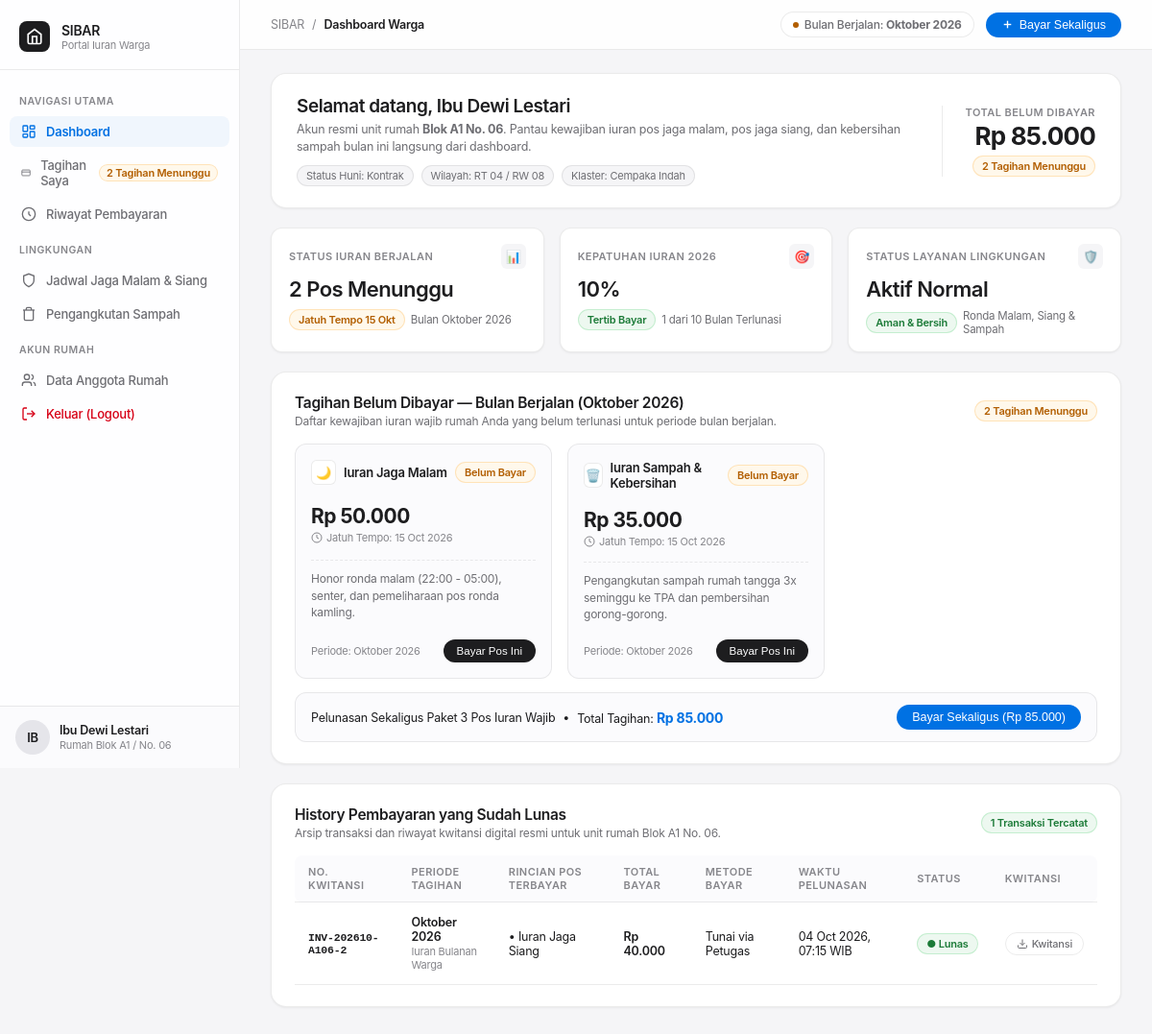
The app's page /dashboard.php (signed in) with its own data.
### tables this page shows
CREATE TABLE IF NOT EXISTS `users` (
  `id` INT AUTO_INCREMENT PRIMARY KEY,
  `house_id` INT NULL,
  `username` VARCHAR(50) NOT NULL UNIQUE,
  `password_hash` VARCHAR(255) NOT NULL,
  `full_name` VARCHAR(100) NOT NULL,
  `phone` VARCHAR(20) NOT NULL,
  `role` ENUM('warga', 'satpam_siang', 'satpam_malam', 'sampah', 'super_admin') DEFAULT 'warga',
  `created_at` TIMESTAMP DEFAULT CURRENT_TIMESTAMP,
  FOREIGN KEY (`house_id`) REFERENCES `houses`(`id`) ON DELETE SET NULL
);

CREATE TABLE IF NOT EXISTS `houses` (
  `id` INT AUTO_INCREMENT PRIMARY KEY,
  `block` VARCHAR(10) NOT NULL,
  `number` VARCHAR(10) NOT NULL,
  `address` VARCHAR(255) NOT NULL,
  `lane` VARCHAR(100) DEFAULT 'Jalur Utama',
  `status_huni` ENUM('tetap', 'kontrak') DEFAULT 'tetap',
  `created_at` TIMESTAMP DEFAULT CURRENT_TIMESTAMP,
  UNIQUE KEY `uk_house` (`block`, `number`)
);

CREATE TABLE IF NOT EXISTS `bills` (
  `id` INT AUTO_INCREMENT PRIMARY KEY,
  `house_id` INT NOT NULL,
  `fee_type_id` INT NOT NULL,
  `period_year` INT NOT NULL,
  `period_month` INT NOT NULL,
  `amount` DECIMAL(12, 2) NOT NULL,
  `status` ENUM('unpaid', 'paid') DEFAULT 'unpaid',
  `due_date` DATE NOT NULL,
  `created_at` TIMESTAMP DEFAULT CURRENT_TIMESTAMP,
  FOREIGN KEY (`house_id`) REFERENCES `houses`(`id`) ON DELETE CASCADE,
  FOREIGN KEY (`fee_type_id`) REFERENCES `fee_types`(`id`) ON DELETE CASCADE,
  UNIQUE KEY `uk_house_fee_period` (`house_id`, `fee_type_id`, `period_year`, `period_month`)
);

CREATE TABLE IF NOT EXISTS `fee_types` (
  `id` INT AUTO_INCREMENT PRIMARY KEY,
  `code` VARCHAR(50) NOT NULL UNIQUE,
  `name` VARCHAR(100) NOT NULL,
  `amount` DECIMAL(12, 2) NOT NULL,
  `icon` VARCHAR(10) DEFAULT '💰',
  `description` TEXT,
  `created_at` TIMESTAMP DEFAULT CURRENT_TIMESTAMP
);

CREATE TABLE IF NOT EXISTS `payments` (
  `id` INT AUTO_INCREMENT PRIMARY KEY,
  `bill_id` INT NOT NULL,
  `receipt_no` VARCHAR(60) NOT NULL UNIQUE,
  `amount_paid` DECIMAL(12, 2) NOT NULL,
  `payment_method` VARCHAR(50) NOT NULL,
  `paid_at` TIMESTAMP DEFAULT CURRENT_TIMESTAMP,
  FOREIGN KEY (`bill_id`) REFERENCES `bills`(`id`) ON DELETE CASCADE
);

### dashboard.php (the view, shortened to what the rows shown need)
<?php
require_once __DIR__ . '/config/database.php';
require_once __DIR__ . '/config/auth.php';
$user = requireAuth();
$db = getDB();
$currentYear = 2026;
$currentMonth = 10;
$monthNames = [
    1 => 'Januari', 2 => 'Februari', 3 => 'Maret', 4 => 'April',
    5 => 'Mei', 6 => 'Juni', 7 => 'Juli', 8 => 'Agustus',
    9 => 'September', 10 => 'Oktober', 11 => 'November', 12 => 'Desember'
];
$periodLabel = ($monthNames[$currentMonth] ?? 'Oktober') . ' ' . $currentYear;
$stmtUnpaid = $db->prepare("
    SELECT b.id AS bill_id, b.amount, b.due_date, b.status,
           f.id AS fee_type_id, f.code, f.name AS fee_name, f.icon, f.description
    FROM bills b
    JOIN fee_types f ON f.id = b.fee_type_id
    WHERE b.house_id = :house_id
      AND b.period_year = :year
      AND b.period_month = :month
      AND b.status = 'unpaid'
    ORDER BY f.id ASC
");
$stmtUnpaid->execute([
    ':house_id' => $user['house_id'],
    ':year' => $currentYear,
    ':month' => $currentMonth
]);
$unpaidBills = $stmtUnpaid->fetchAll();
$unpaidCount = count($unpaidBills);
$stmtHistory = $db->prepare("
    SELECT p.id AS payment_id, p.receipt_no, p.amount_paid, p.payment_method, p.paid_at,
           b.period_month, b.period_year,
           f.name AS fee_name, f.code
    FROM payments p
    JOIN bills b ON b.id = p.bill_id
    JOIN fee_types f ON f.id = b.fee_type_id
    WHERE b.house_id = :house_id
    ORDER BY p.paid_at DESC
");
$stmtHistory->execute([':house_id' => $user['house_id']]);
$historyRows = $stmtHistory->fetchAll();
?>
<!DOCTYPE html>
<html lang="id">
<head>
  <link rel="stylesheet" href="assets/css/style.css">
</head>
<body>
<div class="app-container">
  <aside class="sidebar">
    <div class="brand-section">
      <div class="brand-text">
        <h1>SIBAR</h1>
      </div>
    </div>
    <div class="sidebar-footer">
      <div class="avatar"><?= strtoupper(substr($user['full_name'], 0, 2)) ?></div>
      <div class="user-info">
        <div class="user-name"><?= htmlspecialchars($user['full_name']) ?></div>
        <div class="house-tag">Rumah Blok <?= htmlspecialchars($user['block']) ?> / No. <?= htmlspecialchars($user['number']) ?></div>
      </div>
    </div>
  </aside>
  <main class="main-wrapper">
    <div class="content-body">
      <section class="household-hero">
        <div class="hero-meta">
          <h2>Selamat datang, <?= htmlspecialchars($user['full_name']) ?></h2>
          <p>Akun resmi unit rumah <strong>Blok <?= htmlspecialchars($user['block']) ?> No. <?= htmlspecialchars($user['number']) ?></strong>. Pantau kewajiban iuran pos jaga malam, pos jaga siang, dan kebersihan sampah bulan ini langsung dari dashboard.</p>
          <div class="hero-badges">
            <span class="hero-tag">Status Huni: <?= ucfirst(htmlspecialchars($user['status_huni'])) ?></span>
            <span class="hero-tag">Wilayah: RT 04 / RW 08</span>
            <span class="hero-tag">Klaster: Cempaka Indah</span>
          </div>
        </div>
      </section>
      <section class="section-container" id="unpaidSection">
        <?php if ($unpaidCount > 0): ?>
          <div class="unpaid-grid">
            <?php foreach ($unpaidBills as $b): ?>
              <div class="fee-card">
                <div class="fee-card-top">
                  <div class="fee-type-badge">
                    <div class="fee-icon-circle"><?= htmlspecialchars($b['icon'] ?: '💳') ?></div>
                    <span><?= htmlspecialchars($b['fee_name']) ?></span>
                  </div>
                  <span class="status-badge unpaid">Belum Bayar</span>
                </div>
                <div class="fee-amount-block">
                  <div class="fee-nominal"><?= formatRupiah($b['amount']) ?></div>
                  <div class="fee-due">
                    <svg width="12" height="12" viewBox="0 0 24 24" fill="none" stroke="currentColor" stroke-width="2"><circle cx="12" cy="12" r="10"/><polyline points="12 6 12 12 16 14"/></svg>
                    Jatuh Tempo: <?= date('d M Y', strtotime($b['due_date'])) ?>
                  </div>
                </div>
                <div class="fee-desc">
                  <?= htmlspecialchars($b['description']) ?>
                </div>
                <div class="fee-card-action">
                  <span style="font-size:11px; color:var(--text-tertiary);">Periode: <?= $periodLabel ?></span>
                  <button type="button" class="btn-card-pay" onclick="openPaymentModal(<?= $b['bill_id'] ?>, <?= $b['amount'] ?>, '<?= htmlspecialchars($b['fee_name']) ?>')">
                    Bayar Pos Ini
                  </button>
                </div>
              </div>
            <?php endforeach; ?>
          </div>
        <?php endif; ?>
      </section>
      <section class="section-container" id="historySection">
        <div class="section-header">
          <div class="section-title-wrap">
            <h3>History Pembayaran yang Sudah Lunas</h3>
            <p>Arsip transaksi dan riwayat kwitansi digital resmi untuk unit rumah Blok <?= htmlspecialchars($user['block']) ?> No. <?= htmlspecialchars($user['number']) ?>.</p>
          </div>
        </div>
        <div class="history-table-wrapper">
          <table class="apple-table">
            <thead>
              <tr>
                <th>No. Kwitansi</th>
                <th>Periode Tagihan</th>
                <th>Rincian Pos Terbayar</th>
                <th>Total Bayar</th>
                <th>Metode Bayar</th>
                <th>Waktu Pelunasan</th>
                <th>Status</th>
                <th>Kwitansi</th>
              </tr>
            </thead>
            <tbody>
              <?php if (count($historyRows) > 0): ?>
                <?php foreach ($historyRows as $h): ?>
                  <tr>
                    <td class="invoice-id"><?= htmlspecialchars($h['receipt_no']) ?></td>
                    <td>
                      <div class="period-title"><?= ($monthNames[$h['period_month']] ?? 'Bulan ' . $h['period_month']) ?> <?= $h['period_year'] ?></div>
                      <div class="period-sub">Iuran Bulanan Warga</div>
                    </td>
                    <td>
                      <div>• <?= htmlspecialchars($h['fee_name']) ?></div>
                    </td>
                    <td style="font-weight:600;"><?= formatRupiah($h['amount_paid']) ?></td>
                    <td><?= htmlspecialchars($h['payment_method']) ?></td>
                    <td><?= date('d M Y, H:i', strtotime($h['paid_at'])) ?> WIB</td>
                    <td><span class="status-badge paid">● Lunas</span></td>
                    <td>
                      <a href="receipt.php?receipt_no=<?= urlencode($h['receipt_no']) ?>" target="_blank" class="btn-receipt">
                        <svg width="12" height="12" viewBox="0 0 24 24" fill="none" stroke="currentColor" stroke-width="2"><path d="M21 15v4a2 2 0 0 1-2 2H5a2 2 0 0 1-2-2v-4"/><polyline points="7 10 12 15 17 10"/><line x1="12" y1="15" x2="12" y2="3"/></svg>
                        Kwitansi
                      </a>
                    </td>
                  </tr>
                <?php endforeach; ?>
              <?php else: ?>
                <tr>
                  <td colspan="8" style="text-align:center; padding:24px; color:var(--text-tertiary);">Belum ada riwayat pembayaran yang tercatat.</td>
                </tr>
              <?php endif; ?>
            </tbody>
          </table>
        </div>
      </section>
    </div>
  </main>
</div>
</body>
</html>

### records on screen
users: full_name "IB", full_name "Ibu Dewi Lestari", house.block "A1", house.number "06", house.status_huni "Kontrak"
bills: fee_type.icon "🌙", fee_type.name "Iuran Jaga Malam", amount "Rp 50.000", due_date "15 Oct 2026", fee_type.description "Honor ronda malam (22:00 - 05:00), senter, dan pemeliharaan pos ronda kamling."
bills: fee_type.icon "🗑️", fee_type.name "Iuran Sampah & Kebersihan", amount "Rp 35.000", due_date "15 Oct 2026", fee_type.description "Pengangkutan sampah rumah tangga 3x seminggu ke TPA dan pembersihan gorong-gorong."
payments: receipt_no "INV-202610-A106-2", bill.period_month "Oktober", bill.period_year "2026", fee_types.name "Iuran Jaga Siang", amount_paid "Rp 40.000", payment_method "Tunai via Petugas", paid_at "04 Oct 2026, 07:15"

### other values on screen
$unpaidCount "2"
$periodLabel "Oktober 2026"
formatRupiah($totalUnpaid) "Rp 85.000"
substr($monthNames[$currentMonth], 0, 3) "Okt"
$currentYear "2026"
$compliancePct "10"
$monthsPaidCount "1"
$currentMonth "10"
count($historyRows) "1"
